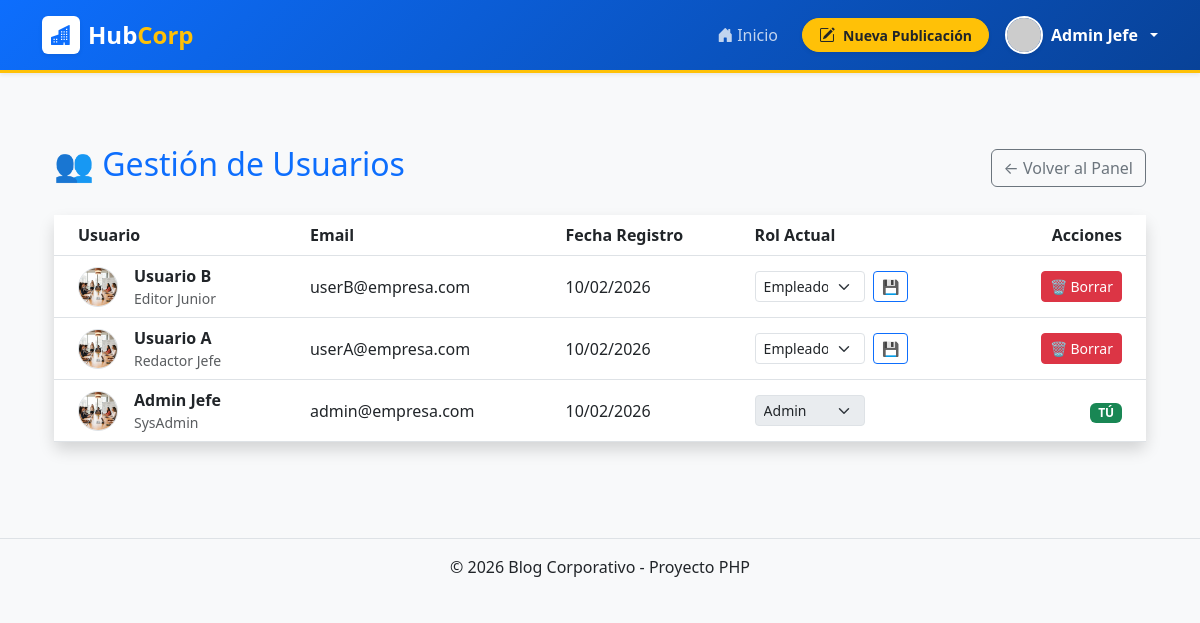
The app's page /admin/usuarios.php (signed in) with its own data.
### tables this page shows
CREATE TABLE usuarios (
    id INT AUTO_INCREMENT PRIMARY KEY,
    nombre VARCHAR(100) NOT NULL,
    email VARCHAR(100) NOT NULL UNIQUE,
    password VARCHAR(255) NOT NULL,
    rol ENUM('admin', 'empleado') DEFAULT 'empleado',
    cargo VARCHAR(100) DEFAULT 'Nuevo empleado',
    avatar VARCHAR(255) DEFAULT 'default.png',  
    fecha_registro DATETIME DEFAULT CURRENT_TIMESTAMP
);

### admin/usuarios.php (the view, shortened to what this page needs)
<?php
require_once '../includes/conexion.php';
$sql_lista = "SELECT * FROM usuarios ORDER BY id DESC";
$usuarios = mysqli_query($conn, $sql_lista);
?>
<?php include '../includes/header.php'; ?>
<div class="container py-5">
    <div class="d-flex justify-content-between align-items-center mb-4">
        <h2 class="text-primary">👥 Gestión de Usuarios</h2>
        <a href="index.php" class="btn btn-outline-secondary">&larr; Volver al Panel</a>
    </div>
    <div class="card shadow border-0">
        <div class="card-body p-0">
            <div class="table-responsive">
                <table class="table table-hover align-middle mb-0">
                    <thead class="bg-light">
                        <tr>
                            <th class="ps-4">Usuario</th>
                            <th>Email</th>
                            <th>Fecha Registro</th>
                            <th>Rol Actual</th>
                            <th class="text-end pe-4">Acciones</th>
                        </tr>
                    </thead>
                    <tbody>
                        <?php while ($user = mysqli_fetch_assoc($usuarios)): ?>
                        <tr>
                            <td class="ps-4">
                                <div class="d-flex align-items-center">
                                    <img src="../assets/img/avatars/<?php echo !empty($user['avatar']) ? $user['avatar'] : 'default.png'; ?>"
                                         class="rounded-circle me-3 border" width="40" height="40" style="object-fit:cover;">
                                    <div>
                                        <div class="fw-bold"><?php echo htmlspecialchars($user['nombre']); ?></div>
                                        <div class="small text-muted"><?php echo htmlspecialchars($user['cargo']); ?></div>
                                    </div>
                                </div>
                            </td>
                            <td><?php echo htmlspecialchars($user['email']); ?></td>
                            <td><?php echo date("d/m/Y", strtotime($user['fecha_registro'])); ?></td>
                            <td>
                                <form action="usuarios.php" method="POST" class="d-flex align-items-center">
                                    <select name="nuevo_rol" class="form-select form-select-sm me-2" style="width: 110px;"
                                            <?php echo ($user['id'] == $_SESSION['usuario_id']) ? 'disabled' : ''; ?>>
                                        <option value="empleado" <?php echo ($user['rol'] == 'empleado') ? 'selected' : ''; ?>>Empleado</option>
                                        <option value="admin" <?php echo ($user['rol'] == 'admin') ? 'selected' : ''; ?>>Admin</option>
                                    </select>
                                    <?php if ($user['id'] != $_SESSION['usuario_id']): ?>
                                        <button type="submit" class="btn btn-sm btn-outline-primary" title="Guardar Rol">💾</button>
                                    <?php endif; ?>
                                </form>
                            </td>
                            <td class="text-end pe-4">
                                <?php if ($user['id'] != $_SESSION['usuario_id']): ?>
                                    <a href="usuarios.php?action=borrar&id=<?php echo $user['id']; ?>"
                                       class="btn btn-sm btn-danger"
                                       onclick="return confirm('⚠️ ¡CUIDADO! ⚠️\n\nEstás a punto de borrar al usuario: <?php echo $user['nombre']; ?>.\n\nEsto también borrará TODOS sus posts.\n¿Estás seguro?');">
                                        🗑️ Borrar
                                    </a>
                                <?php else: ?>
                                    <span class="badge bg-success">TÚ</span>
                                <?php endif; ?>
                            </td>
                        </tr>
                        <?php endwhile; ?>
                    </tbody>
                </table>
            </div>
        </div>
    </div>
</div>
<?php include '../includes/footer.php'; ?>

### records on screen
usuarios: avatar (placeholder picture), nombre "Usuario B", cargo "Editor Junior", email "userB@empresa.com", fecha_registro "10/02/2026", nuevo_rol "Empleado"
usuarios: avatar (placeholder picture), nombre "Usuario A", cargo "Redactor Jefe", email "userA@empresa.com", fecha_registro "10/02/2026", nuevo_rol "Empleado"
usuarios: avatar (placeholder picture), nombre "Admin Jefe", cargo "SysAdmin", email "admin@empresa.com", fecha_registro "10/02/2026", nuevo_rol "Admin", shows "TÚ"

### other values on screen
$_SESSION['nombre'] "Admin Jefe"
